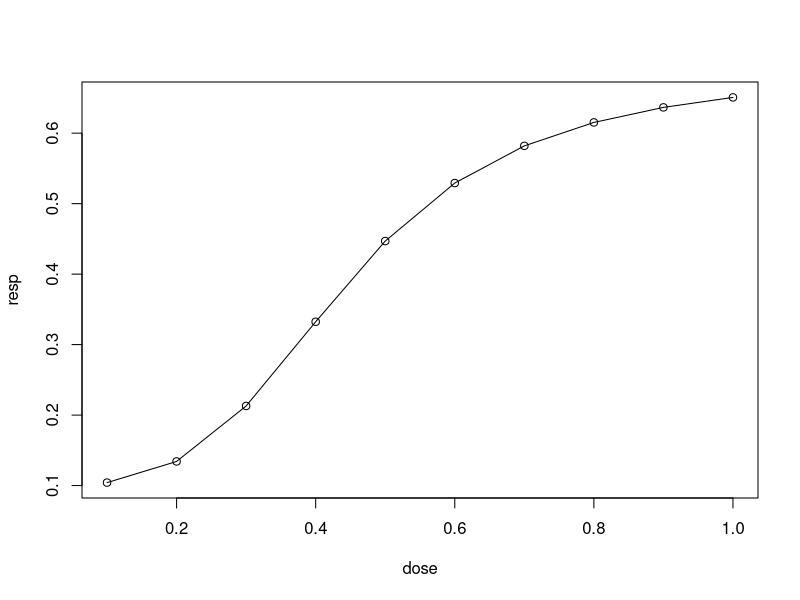
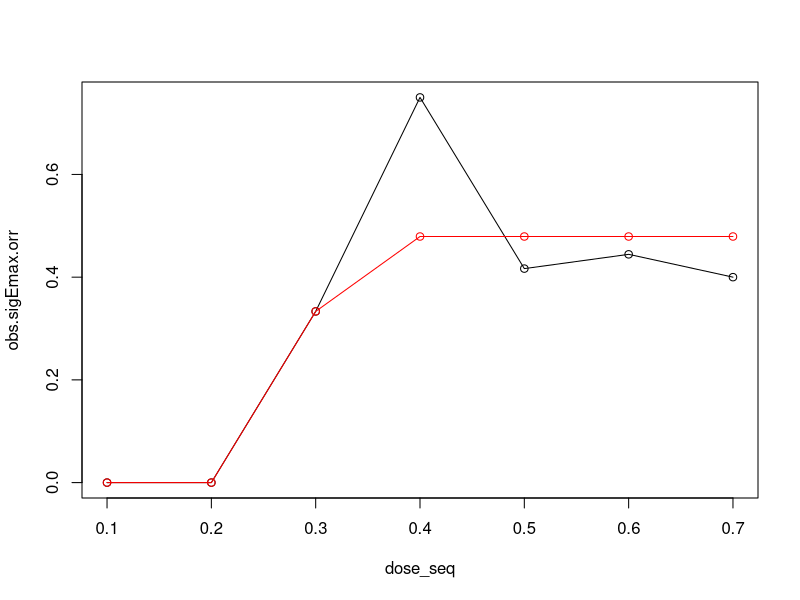
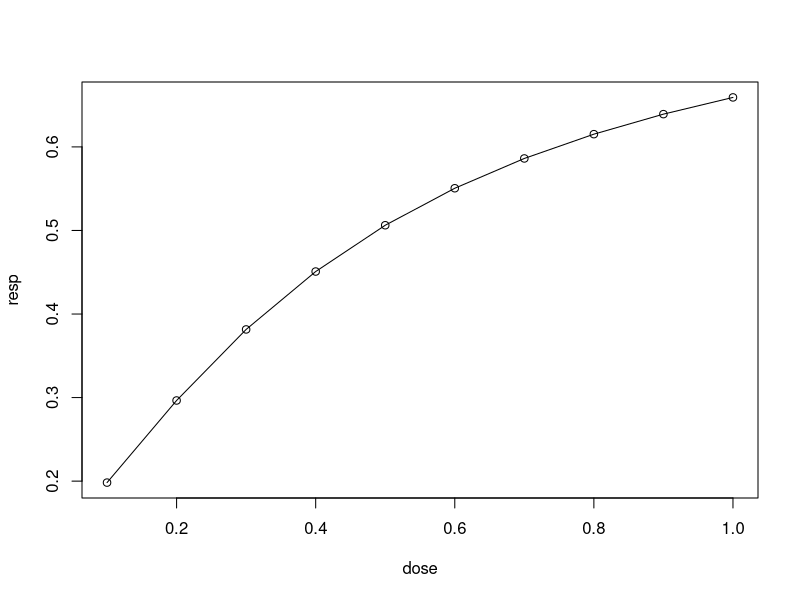
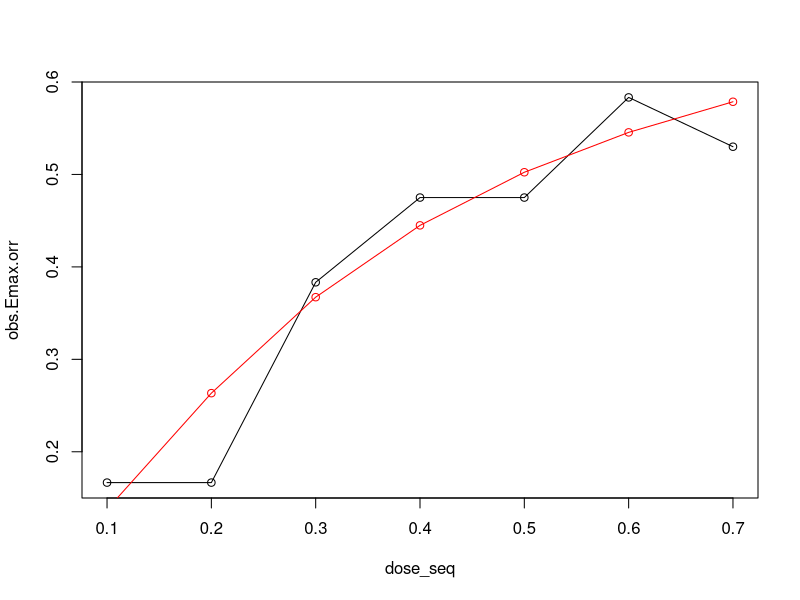
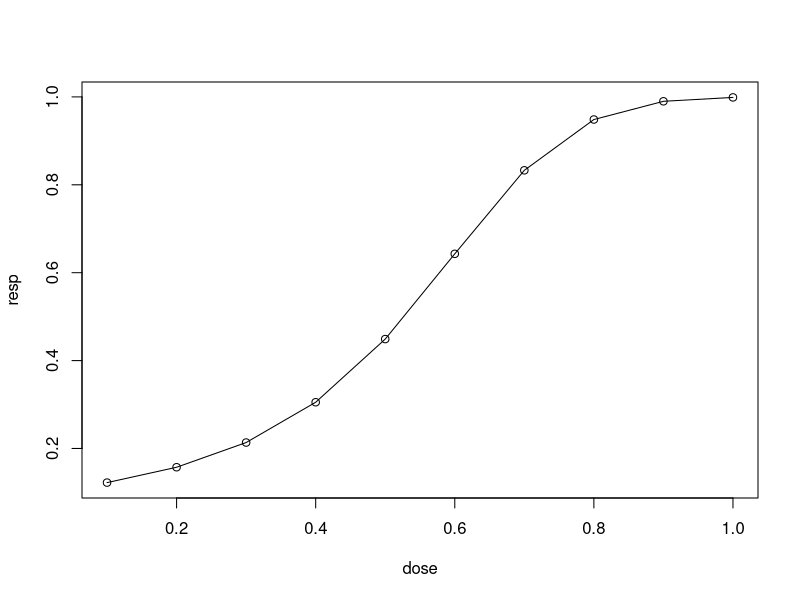
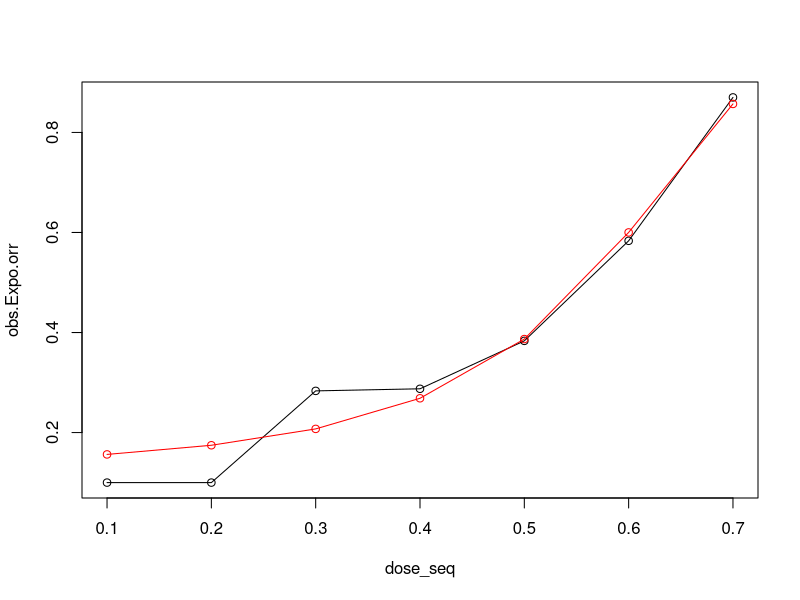
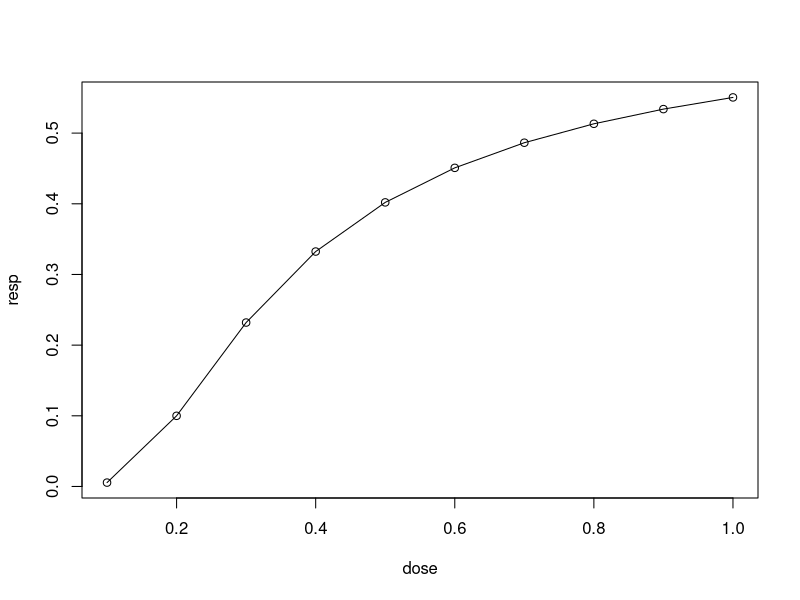
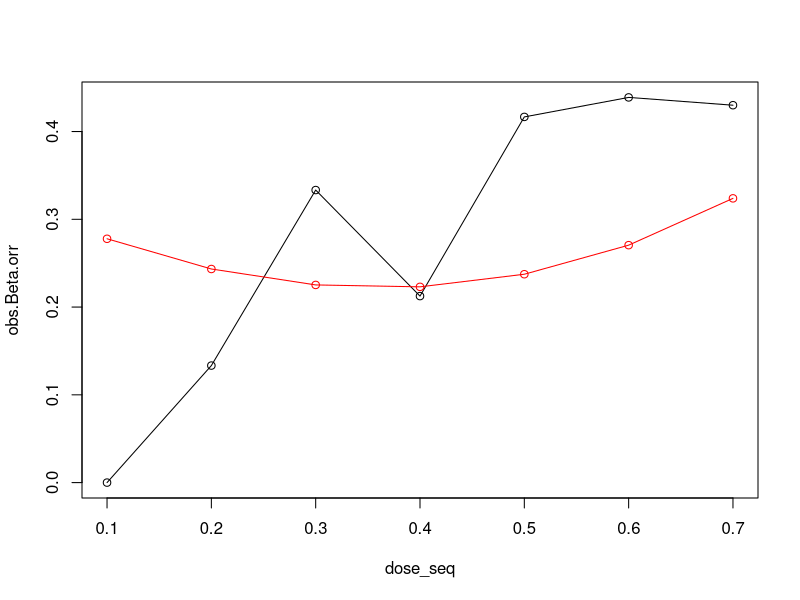

These charts were generated, in order, by the following R code:
# rm(list=ls())

set.seed(123456)

####---- basic functions ----

logit <- function(p) {log(p / (1 - p))}

inv_logit <- function(y) {1 / (1 + exp(-y))}

#===========================================================================
# For different models, please refer to: ??DoseFinding::drmodels
#===========================================================================

#---------------------------------------------------------------------------
# Sigmoid Emax Model
#---------------------------------------------------------------------------

# Model: logit(P(Y=1)) = E_0 + (E_max * d^h) / (ED50^h + d^h)

sigEmax <- function(d, e0, emax, ed50, h){
  theta <- e0 + emax*(d^h/(ed50^h + d^h))
  return(theta)
}

# specify model parameter
e0 <- logit(0.1)
emax <- 3
ed50 <- 0.4
h <- 3

# plot the model curve
dose <- c(0.1, 0.2, 0.3, 0.4, 0.5, 0.6, 0.7, 0.8, 0.9, 1)
logit_resp <- mapply(sigEmax, dose, e0, emax, ed50, h)
resp <- inv_logit(logit_resp)
plot(dose, resp)
lines(dose, resp)

# generate binary data using the model
v_dose <- 1:7
dose_seq <- dose[v_dose]
p_true <- resp[v_dose]
n <- c(3,3,6,8,12,18,10,6,3,3)[v_dose]   

ds <- NULL
rspd <- NULL
rspd_obs <- NULL

for(i in 1:length(n)){
  ds <- c(ds, rep(dose_seq[i], n[i]))
  tmp <- rbinom(n[i], 1, p_true[i])
  # tmp <- rep(0, n[i])
  # for(j in 1:n[i]){
  #   if(j<=n[i]*p_true[i]) tmp[j] <-1
  #   else break
  # }
  rspd <- c(rspd, tmp)
  rspd_obs <- c(rspd_obs, sum(tmp)/n[i])
}

# plot the observed ORR
df = data.frame(dose=ds, Response = rspd)
obs.sigEmax.orr <- rspd_obs

# log-likelihood function for Sigmoid Emax Model
loglik_sigEmax <- function(para, data){
  e0 <- para[1]
  emax <- para[2]
  ed50 <- para[3]
  h <- para[4]
  
  log_p_y1 <- NULL
  log_p_y0 <- NULL
  
  for(i in 1:dim(data)[1]){
    logit_y1 <- sigEmax(data[i,1], e0, emax, ed50, h)
    p_y1 <- inv_logit(logit_y1)
    p_y0 <- 1-p_y1
    log_p_y1 <- c(log_p_y1, log(p_y1))
    log_p_y0 <- c(log_p_y0, log(p_y0))
  }
  
  loglik <- as.numeric(data[,2]%*%log_p_y1)+as.numeric((1-data[,2])%*%log_p_y0)
  
  return(-loglik)
}

# maximize log-likelihood function i.e. minimize -log-likelihood function
fit.sigEmax.par <- nlminb(start=c(1, 1, 1, 1), objective=loglik_sigEmax, data=df, lower=c(-Inf, -Inf, 0, 0))$par
fit.sigEmax.e0 <- fit.sigEmax.par[1]
fit.sigEmax.emax <- fit.sigEmax.par[2]
fit.sigEmax.ed50 <- fit.sigEmax.par[3]
fit.sigEmax.h <- fit.sigEmax.par[4]

# the fitted ORR for different dose levels
fit.sigEmax.orr <- inv_logit(sigEmax(dose_seq, fit.sigEmax.e0, fit.sigEmax.emax, fit.sigEmax.ed50, fit.sigEmax.h))

plot(dose_seq, obs.sigEmax.orr)
lines(dose_seq, obs.sigEmax.orr)
lines(dose_seq, fit.sigEmax.orr, type='o', col='red')



#---------------------------------------------------------------------------
# Emax Model
#---------------------------------------------------------------------------

# Model: logit(P(Y=1)) = E_0 + (E_max * d) / (ED50 + d)

Emax <- function(d, e0, emax, ed50){
  theta <- e0 + emax*(d/(ed50 + d))
  return(theta)
}

# specify model parameter
e0 <- logit(0.1)
emax <- 4
ed50 <- 0.4

# plot the model curve
dose <- c(0.1, 0.2, 0.3, 0.4, 0.5, 0.6, 0.7, 0.8, 0.9, 1)
logit_resp <- mapply(Emax, dose, e0, emax, ed50)
resp <- inv_logit(logit_resp)
plot(dose, resp)
lines(dose, resp)

# generate binary data using the model
v_dose <- 1:7
dose_seq <- dose[v_dose]
p_true <- resp[v_dose]
n <- c(3,3,6,8,12,18,10,6,3,3)[v_dose]*10

ds <- NULL
rspd <- NULL
rspd_obs <- NULL

for(i in 1:length(n)){
  ds <- c(ds, rep(dose_seq[i], n[i]))
  tmp <- rbinom(n[i], 1, p_true[i])
  # tmp <- rep(0, n[i])
  # for(j in 1:n[i]){
  #   if(j<=n[i]*p_true[i]) tmp[j] <-1
  #   else break
  # }
  rspd <- c(rspd, tmp)
  rspd_obs <- c(rspd_obs, sum(tmp)/n[i])
}

# plot the observed ORR
df = data.frame(dose=ds, Response = rspd)
obs.Emax.orr <- rspd_obs


# log-likelihood function for Emax Model
loglik_Emax <- function(para, data){
  e0 <- para[1]
  emax <- para[2]
  ed50 <- para[3]
  
  log_p_y1 <- NULL
  log_p_y0 <- NULL
  
  for(i in 1:dim(data)[1]){
    logit_y1 <- Emax(data[i,1], e0, emax, ed50)
    p_y1 <- inv_logit(logit_y1)
    p_y0 <- 1-p_y1
    log_p_y1 <- c(log_p_y1, log(p_y1))
    log_p_y0 <- c(log_p_y0, log(p_y0))
  }
  
  loglik <- as.numeric(data[,2]%*%log_p_y1)+as.numeric((1-data[,2])%*%log_p_y0)
  
  return(-loglik)
}

# maximize log-likelihood function i.e. minimize -log-likelihood function
fit.Emax.par <- nlminb(start=c(1, 1, 1), objective=loglik_Emax, data=df, lower=c(-Inf, -Inf, 0))$par
fit.Emax.e0 <- fit.Emax.par[1]
fit.Emax.emax <- fit.Emax.par[2]
fit.Emax.ed50 <- fit.Emax.par[3]

# the fitted ORR for different dose levels
fit.Emax.orr <- inv_logit(Emax(dose_seq, fit.Emax.e0, fit.Emax.emax, fit.Emax.ed50))

plot(dose_seq, obs.Emax.orr)
lines(dose_seq, obs.Emax.orr)
lines(dose_seq, fit.Emax.orr, type='o', col='red')


#---------------------------------------------------------------------------
# Exponential Model
#---------------------------------------------------------------------------

# Model: logit(P(Y=1)) = E_0 + E_1*(exp(d/delta)-1)

Expo <- function(d, e0, e1, delta){
  theta <- e0 + e1*(exp(d/delta)-1)
  return(theta)
}

# specify model parameter
e0 <- logit(0.1)
e1 <- 0.8
delta <- 0.4

# plot the model curve
dose <- c(0.1, 0.2, 0.3, 0.4, 0.5, 0.6, 0.7, 0.8, 0.9, 1)
logit_resp <- mapply(Expo, dose, e0, e1, delta)
resp <- inv_logit(logit_resp)
plot(dose, resp)
lines(dose, resp)

# generate binary data using the model
v_dose <- 1:7
dose_seq <- dose[v_dose]
p_true <- resp[v_dose]
n <- c(3,3,6,8,12,18,10,6,3,3)[v_dose]*10

ds <- NULL
rspd <- NULL
rspd_obs <- NULL

for(i in 1:length(n)){
  ds <- c(ds, rep(dose_seq[i], n[i]))
  tmp <- rbinom(n[i], 1, p_true[i])
  # tmp <- rep(0, n[i])
  # for(j in 1:n[i]){
  #   if(j<=n[i]*p_true[i]) tmp[j] <-1
  #   else break
  # }
  rspd <- c(rspd, tmp)
  rspd_obs <- c(rspd_obs, sum(tmp)/n[i])
}

# plot the observed ORR
df = data.frame(dose=ds, Response = rspd)
obs.Expo.orr <- rspd_obs


# log-likelihood function for Expo Model
loglik_Expo <- function(para, data){
  e0 <- para[1]
  e1 <- para[2]
  delta <- para[3]
  
  log_p_y1 <- NULL
  log_p_y0 <- NULL
  
  for(i in 1:dim(data)[1]){
    logit_y1 <- Expo(data[i,1], e0, e1, delta)
    p_y1 <- inv_logit(logit_y1)
    p_y0 <- 1-p_y1
    log_p_y1 <- c(log_p_y1, log(p_y1))
    log_p_y0 <- c(log_p_y0, log(p_y0))
  }
  
  loglik <- as.numeric(data[,2]%*%log_p_y1)+as.numeric((1-data[,2])%*%log_p_y0)
  
  return(-loglik)
}

# maximize log-likelihood function i.e. minimize -log-likelihood function
fit.Expo.par <- nlminb(start=c(1, 1, 1), objective=loglik_Expo, data=df, lower=c(-Inf, -Inf, 0))$par
fit.Expo.e0 <- fit.Expo.par[1]
fit.Expo.e1 <- fit.Expo.par[2]
fit.Expo.delta <- fit.Expo.par[3]

# the fitted ORR for different dose levels
fit.Expo.orr <- inv_logit(Expo(dose_seq, fit.Expo.e0, fit.Expo.e1, fit.Expo.delta))
plot(dose_seq, obs.Expo.orr)
lines(dose_seq, obs.Expo.orr)
lines(dose_seq, fit.Expo.orr, type='o', col='red')



#---------------------------------------------------------------------------
# Beta Model
#---------------------------------------------------------------------------

# Model: logit(P(Y=1)) = E_0 + E_max*B(delta1, delta2)*(d/scale)^delta1*(1-d/scale)^delta2
# in which: B(delta1, delta2) = (delta1 + delta2)^(delta1 + delta2)/(delta1^delta1 * delta2^delta2)

Beta <- function(d, e0, emax, scale, delta1, delta2){
  Bdelta12 <- (delta1+delta2)^(delta1+delta2)/(delta1^delta1*delta2^delta2)
  theta <- e0 + emax*Bdelta12*(d/scale)^delta1*(1-d/scale)^delta2
  return(theta)
}

# specify model parameter
e0 <- logit(0.1)
emax <- 3
scale <- 0.2
delta1 <- -1
delta2 <- 1


# plot the model curve
dose <- c(0.1, 0.2, 0.3, 0.4, 0.5, 0.6, 0.7, 0.8, 0.9, 1)
logit_resp <- mapply(Beta, dose, e0, emax, scale, delta1, delta2)
resp <- inv_logit(logit_resp)
plot(dose, resp)
lines(dose, resp)

# generate binary data using the model
v_dose <- 1:7
dose_seq <- dose[v_dose]
p_true <- resp[v_dose]
n <- c(3,3,6,8,12,18,10,6,3,3)[v_dose]*10

ds <- NULL
rspd <- NULL
rspd_obs <- NULL

for(i in 1:length(n)){
  ds <- c(ds, rep(dose_seq[i], n[i]))
  tmp <- rbinom(n[i], 1, p_true[i])
  # tmp <- rep(0, n[i])
  # for(j in 1:n[i]){
  #   if(j<=n[i]*p_true[i]) tmp[j] <-1
  #   else break
  # }
  rspd <- c(rspd, tmp)
  rspd_obs <- c(rspd_obs, sum(tmp)/n[i])
}

# plot the observed ORR
df = data.frame(dose=ds, Response = rspd)
obs.Beta.orr <- rspd_obs


# log-likelihood function for Beta Model
loglik_Beta <- function(para, data){
  e0 <- para[1]
  emax <- para[2]
  scale <- para[3]
  delta1 <- para[4]
  delta2 <- para[5]
  
  log_p_y1 <- NULL
  log_p_y0 <- NULL
  
  for(i in 1:dim(data)[1]){
    logit_y1 <- Beta(data[i,1], e0, emax, scale, delta1, delta2)
    p_y1 <- inv_logit(logit_y1)
    p_y0 <- 1-p_y1
    log_p_y1 <- c(log_p_y1, log(p_y1))
    log_p_y0 <- c(log_p_y0, log(p_y0))
  }
  
  loglik <- as.numeric(data[,2]%*%log_p_y1)+as.numeric((1-data[,2])%*%log_p_y0)
  
  return(-loglik)
}

# maximize log-likelihood function i.e. minimize -log-likelihood function
fit.Beta.par <- nlminb(start=c(1, 1, 1, 1, 1), objective=loglik_Beta, data=df, lower=c(-Inf, -Inf, 0, -Inf, -Inf))$par
fit.Beta.e0 <- fit.Beta.par[1]
fit.Beta.emax <- fit.Beta.par[2]
fit.Beta.scale <- fit.Beta.par[3]
fit.Beta.delta1 <- fit.Beta.par[4]
fit.Beta.delta2 <- fit.Beta.par[5]

# the fitted ORR for different dose levels
fit.Beta.orr <- inv_logit(Beta(dose_seq, fit.Beta.e0, fit.Beta.emax, fit.Beta.scale, fit.Beta.delta1, fit.Beta.delta2))

plot(dose_seq, obs.Beta.orr)
lines(dose_seq, obs.Beta.orr)
lines(dose_seq, fit.Beta.orr, type='o', col='red')


#---------------------------------------------------------------------------
# Linear Model
#---------------------------------------------------------------------------

# Model: logit(P(Y=1)) = E_0 + delta*d

Linear <- function(d, e0, delta){
  theta <- e0 + delta*d
  return(theta)
}

# specify model parameter
e0 <- logit(0.1)
delta <- 3


# plot the model curve
dose <- c(0.1, 0.2, 0.3, 0.4, 0.5, 0.6, 0.7, 0.8, 0.9, 1)
logit_resp <- mapply(Linear, dose, e0, delta)
resp <- inv_logit(logit_resp)
plot(dose, resp)
lines(dose, resp)

# generate binary data using the model
v_dose <- 1:7
dose_seq <- dose[v_dose]
p_true <- resp[v_dose]
n <- c(3,3,6,8,12,18,10,6,3,3)[v_dose]*10

ds <- NULL
rspd <- NULL
rspd_obs <- NULL

for(i in 1:length(n)){
  ds <- c(ds, rep(dose_seq[i], n[i]))
  tmp <- rbinom(n[i], 1, p_true[i])
  # tmp <- rep(0, n[i])
  # for(j in 1:n[i]){
  #   if(j<=n[i]*p_true[i]) tmp[j] <-1
  #   else break
  # }
  rspd <- c(rspd, tmp)
  rspd_obs <- c(rspd_obs, sum(tmp)/n[i])
}

# plot the observed ORR
df = data.frame(dose=ds, Response = rspd)
obs.Linear.orr <- rspd_obs
plot(dose_seq, obs.Linear.orr)
lines(dose_seq, obs.Linear.orr)

# log-likelihood function for Linear Model
loglik_Linear <- function(para, data){
  e0 <- para[1]
  delta <- para[2]
  
  log_p_y1 <- NULL
  log_p_y0 <- NULL
  
  for(i in 1:dim(data)[1]){
    logit_y1 <- Linear(data[i,1], e0, delta)
    p_y1 <- inv_logit(logit_y1)
    p_y0 <- 1-p_y1
    log_p_y1 <- c(log_p_y1, log(p_y1))
    log_p_y0 <- c(log_p_y0, log(p_y0))
  }
  
  loglik <- as.numeric(data[,2]%*%log_p_y1)+as.numeric((1-data[,2])%*%log_p_y0)
  
  return(-loglik)
}

# maximize log-likelihood function i.e. minimize -log-likelihood function
fit.Linear.par <- nlminb(start=c(1, 1), objective=loglik_Linear, data=df, lower=c(-Inf, 0))$par
fit.Linear.e0 <- fit.Linear.par[1]
fit.Linear.delta <- fit.Linear.par[2]


# the fitted ORR for different dose levels
fit.Linear.orr <- inv_logit(Linear(dose_seq, fit.Linear.e0, fit.Linear.delta))




#---------------------------------------------------------------------------
# Linear in log Model
#---------------------------------------------------------------------------

# Model: logit(P(Y=1)) = E_0 + delta*log(d+offset)

LinearLog <- function(d, e0, delta, offset){
  theta <- e0 + delta*d
  return(theta)
}

# specify model parameter
e0 <- logit(0.1)
delta <- 3
offset <- exp(0.1)


# plot the model curve
dose <- c(0.1, 0.2, 0.3, 0.4, 0.5, 0.6, 0.7, 0.8, 0.9, 1)
logit_resp <- mapply(LinearLog, dose, e0, delta, offset)
resp <- inv_logit(logit_resp)
plot(dose, resp)
lines(dose, resp)

# generate binary data using the model
v_dose <- 1:7
dose_seq <- dose[v_dose]
p_true <- resp[v_dose]
n <- c(3,3,6,8,12,18,10,6,3,3)[v_dose]*10

ds <- NULL
rspd <- NULL
rspd_obs <- NULL

for(i in 1:length(n)){
  ds <- c(ds, rep(dose_seq[i], n[i]))
  tmp <- rbinom(n[i], 1, p_true[i])
  # tmp <- rep(0, n[i])
  # for(j in 1:n[i]){
  #   if(j<=n[i]*p_true[i]) tmp[j] <-1
  #   else break
  # }
  rspd <- c(rspd, tmp)
  rspd_obs <- c(rspd_obs, sum(tmp)/n[i])
}

# plot the observed ORR
df = data.frame(dose=ds, Response = rspd)
obs.LinearLog.orr <- rspd_obs
plot(dose_seq, obs.LinearLog.orr)
lines(dose_seq, obs.LinearLog.orr)

# log-likelihood function for LinearLog Model
loglik_LinearLog <- function(para, data){
  e0 <- para[1]
  delta <- para[2]
  offset <- para[3]
  
  log_p_y1 <- NULL
  log_p_y0 <- NULL
  
  for(i in 1:dim(data)[1]){
    logit_y1 <- LinearLog(data[i,1], e0, delta, offset)
    p_y1 <- inv_logit(logit_y1)
    p_y0 <- 1-p_y1
    log_p_y1 <- c(log_p_y1, log(p_y1))
    log_p_y0 <- c(log_p_y0, log(p_y0))
  }
  
  loglik <- as.numeric(data[,2]%*%log_p_y1)+as.numeric((1-data[,2])%*%log_p_y0)
  
  return(-loglik)
}

# maximize log-likelihood function i.e. minimize -log-likelihood function
fit.LinearLog.par <- nlminb(start=c(1, 1, 1), objective=loglik_LinearLog, data=df, lower=c(-Inf, 0, 0))$par
fit.LinearLog.e0 <- fit.LinearLog.par[1]
fit.LinearLog.delta <- fit.LinearLog.par[2]
fit.LinearLog.offset <- fit.LinearLog.par[2]


# the fitted ORR for different dose levels
fit.LinearLog.orr <- inv_logit(LinearLog(dose_seq, fit.LinearLog.e0, fit.LinearLog.delta, fit.LinearLog.offset))




#---------------------------------------------------------------------------
# Logistic Model
#---------------------------------------------------------------------------

# Model: logit(P(Y=1)) = E_0 + E_max / (1 + exp(ED50-d)/delta)

Logistic <- function(d, e0, emax, ed50, delta){
  theta <- e0 + emax/(1+exp(ed50-d)/delta)
  return(theta)
}

# specify model parameter
e0 <- logit(0.1)
emax <- 3
ed50 <- 0.4
delta <- 1.5


# plot the model curve
dose <- c(0.1, 0.2, 0.3, 0.4, 0.5, 0.6, 0.7, 0.8, 0.9, 1)
logit_resp <- mapply(Logistic, dose, e0, emax, ed50, delta)
resp <- inv_logit(logit_resp)
plot(dose, resp)
lines(dose, resp)

# generate binary data using the model
v_dose <- 1:7
dose_seq <- dose[v_dose]
p_true <- resp[v_dose]
n <- c(3,3,6,8,12,18,10,6,3,3)[v_dose]*10

ds <- NULL
rspd <- NULL
rspd_obs <- NULL

for(i in 1:length(n)){
  ds <- c(ds, rep(dose_seq[i], n[i]))
  tmp <- rbinom(n[i], 1, p_true[i])
  # tmp <- rep(0, n[i])
  # for(j in 1:n[i]){
  #   if(j<=n[i]*p_true[i]) tmp[j] <-1
  #   else break
  # }
  rspd <- c(rspd, tmp)
  rspd_obs <- c(rspd_obs, sum(tmp)/n[i])
}

# plot the observed ORR
df = data.frame(dose=ds, Response = rspd)
obs.Logistic.orr <- rspd_obs
plot(dose_seq, obs.Logistic.orr)
lines(dose_seq, obs.Logistic.orr)

# log-likelihood function for Logistic Model
loglik_Logistic <- function(para, data){
  e0 <- para[1]
  emax <- para[2]
  ed50 <- para[3]
  delta <- para[4]
  
  log_p_y1 <- NULL
  log_p_y0 <- NULL
  
  for(i in 1:dim(data)[1]){
    logit_y1 <- Logistic(data[i,1], e0, emax, ed50, delta)
    p_y1 <- inv_logit(logit_y1)
    p_y0 <- 1-p_y1
    log_p_y1 <- c(log_p_y1, log(p_y1))
    log_p_y0 <- c(log_p_y0, log(p_y0))
  }
  
  loglik <- as.numeric(data[,2]%*%log_p_y1)+as.numeric((1-data[,2])%*%log_p_y0)
  
  return(-loglik)
}

# maximize log-likelihood function i.e. minimize -log-likelihood function
fit.Logistic.par <- nlminb(start=c(1, 1, 1, 1), objective=loglik_Logistic , data=df, lower=c(-Inf, -Inf, 0, 0))$par
fit.Logistic.e0 <- fit.Logistic.par[1]
fit.Logistic.emax <- fit.Logistic.par[2]
fit.Logistic.ed50 <- fit.Logistic.par[3]
fit.Logistic.delta <- fit.Logistic.par[4]


# the fitted ORR for different dose levels
fit.Logistic.orr <- inv_logit(Logistic(dose_seq, fit.Logistic.e0, fit.Logistic.emax, fit.Logistic.ed50, fit.Logistic.delta))




#---------------------------------------------------------------------------
# Quadratic Model
#---------------------------------------------------------------------------

# Model: logit(P(Y=1)) = E_0 + beta_1*d + beta_2*d^2

Quadratic <- function(d, e0, beta1, beta2){
  theta <- e0 + beta1*d + beta2*d^2
  return(theta)
}

# specify model parameter
e0 <- logit(0.1)
beta1 <- 2
beta2 <- 0.5


# plot the model curve
dose <- c(0.1, 0.2, 0.3, 0.4, 0.5, 0.6, 0.7, 0.8, 0.9, 1)
logit_resp <- mapply(Quadratic, dose, e0, beta1, beta2)
resp <- inv_logit(logit_resp)
plot(dose, resp)
lines(dose, resp)

# generate binary data using the model
v_dose <- 1:7
dose_seq <- dose[v_dose]
p_true <- resp[v_dose]
n <- c(3,3,6,8,12,18,10,6,3,3)[v_dose]*10

ds <- NULL
rspd <- NULL
rspd_obs <- NULL

for(i in 1:length(n)){
  ds <- c(ds, rep(dose_seq[i], n[i]))
  tmp <- rbinom(n[i], 1, p_true[i])
  # tmp <- rep(0, n[i])
  # for(j in 1:n[i]){
  #   if(j<=n[i]*p_true[i]) tmp[j] <-1
  #   else break
  # }
  rspd <- c(rspd, tmp)
  rspd_obs <- c(rspd_obs, sum(tmp)/n[i])
}

# plot the observed ORR
df = data.frame(dose=ds, Response = rspd)
obs.Quadratic.orr <- rspd_obs
plot(dose_seq, obs.Logistic.orr)
lines(dose_seq, obs.Logistic.orr)

# log-likelihood function for Quadratic Model
loglik_Quadratic <- function(para, data){
  e0 <- para[1]
  beta1 <- para[2]
  beta2 <- para[3]
  
  log_p_y1 <- NULL
  log_p_y0 <- NULL
  
  for(i in 1:dim(data)[1]){
    logit_y1 <- Quadratic(data[i,1], e0, beta1, beta2)
    p_y1 <- inv_logit(logit_y1)
    p_y0 <- 1-p_y1
    log_p_y1 <- c(log_p_y1, log(p_y1))
    log_p_y0 <- c(log_p_y0, log(p_y0))
  }
  
  loglik <- as.numeric(data[,2]%*%log_p_y1)+as.numeric((1-data[,2])%*%log_p_y0)
  
  return(-loglik)
}

# maximize log-likelihood function i.e. minimize -log-likelihood function
fit.Quadratic.par <- nlminb(start=c(1, 1, 1), objective=loglik_Quadratic , data=df, lower=c(-Inf, 0, 0))$par
fit.Quadratic.e0 <- fit.Quadratic.par[1]
fit.Quadratic.beta1 <- fit.Quadratic.par[2]
fit.Quadratic.beta2 <- fit.Quadratic.par[3]


# the fitted ORR for different dose levels
fit.Quadratic.orr <- inv_logit(Quadratic(dose_seq, fit.Quadratic.e0, fit.Quadratic.beta1, fit.Quadratic.beta2))


